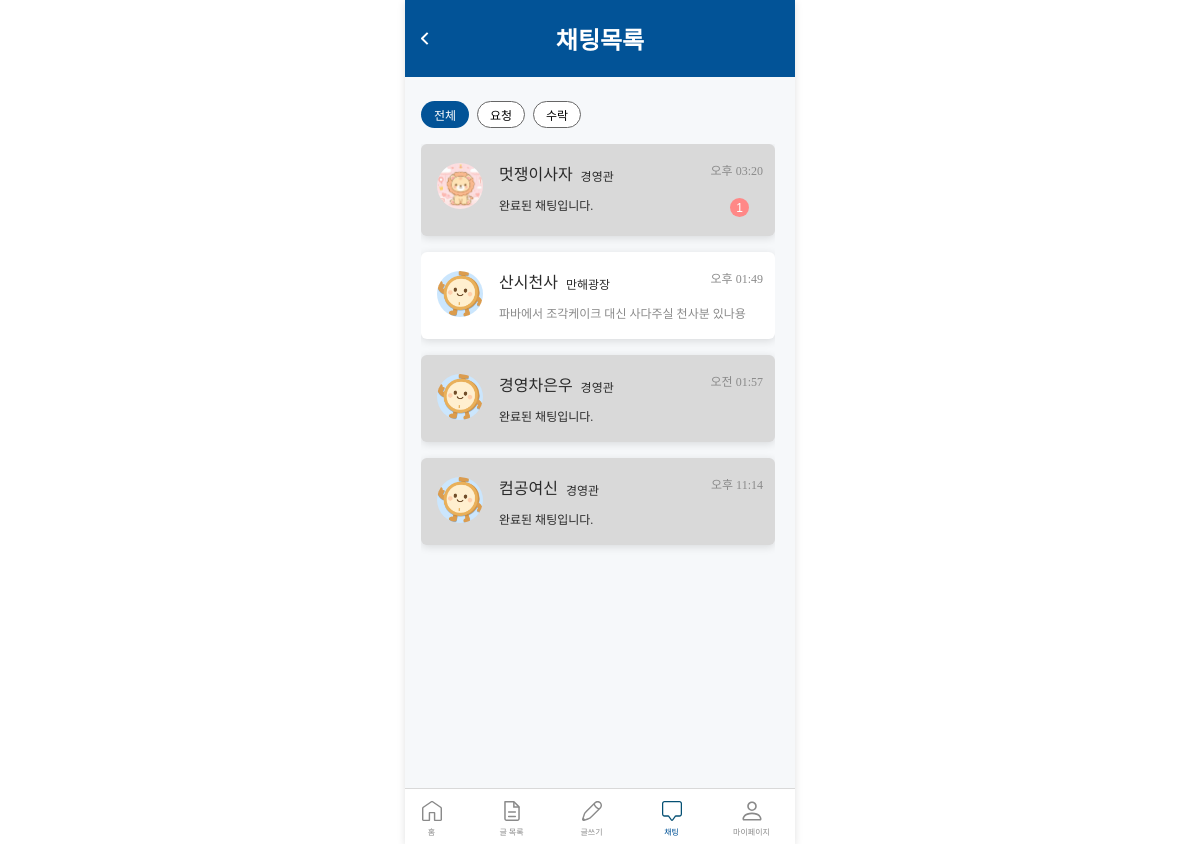
The page /chats/list/ (signed in) on the database its author committed.
### posts/models.py (models this page shows)
class ChatRoom(models.Model):
     post = models.ForeignKey(Post, on_delete=models.CASCADE)
     master = models.ForeignKey(Profile, on_delete=models.CASCADE, related_name='chat_master')
     helper = models.ForeignKey(Profile, on_delete=models.CASCADE, related_name='chat_helper')

class Post(models.Model):
     title = models.CharField(max_length=100)
     content = models.TextField()
     building = models.ForeignKey(Building, on_delete=models.CASCADE)
     amounts = models.IntegerField()
     deadline = models.DateTimeField()
     status = models.CharField(max_length=20, choices=[
          ('waiting', '헬퍼찾는중'),
          ('chatting', '채팅중'),
          ('in_progress', '거래중'),
          ('task_completed', '수행 완료'),
          ('done', '거래완료'),
     ])
     saved_count = models.IntegerField(default=0)
     master = models.ForeignKey(Profile, on_delete=models.CASCADE, related_name='master_posts')
     helper = models.ForeignKey(Profile, on_delete=models.CASCADE, related_name='helper_posts', null=True, blank=True)
     university = models.ForeignKey(University, on_delete=models.CASCADE)
     timestamp = models.DateTimeField(auto_now_add=True)
     burning = models.IntegerField(choices=[(0, 'default'), (1, 'burning')], default=0)
     private_info = models.TextField(blank=True, null=True)
     transaction_started_at = models.DateTimeField(null=True, blank=True)
     task_completed_at = models.DateTimeField(null=True, blank=True)
     transaction_finished_at = models.DateTimeField(null=True, blank=True)

class Comment(models.Model):
     content = models.TextField()
     image = models.ImageField(upload_to='chat_imgs/', blank=True, null=True)
     timestamp = models.DateTimeField(auto_now_add=True)
     chatroom = models.ForeignKey(ChatRoom, on_delete=models.CASCADE)
     writer = models.ForeignKey(Profile, on_delete=models.CASCADE, null=True, blank=True)
     is_system = models.BooleanField(default=False)

### accounts/models.py (models this page shows, shortened)
class Profile(models.Model):
    user = models.OneToOneField(User, on_delete=models.CASCADE)
    phone_number = models.CharField(max_length=20, blank=True, null=True)
    nickname = models.CharField(max_length=30, blank=True, null=True)
    email = models.CharField(max_length=255, blank=True, null=True)
    time_balance = models.IntegerField(default=0)
    time_tip = models.IntegerField(default=0)
    followings = models.TextField(blank=True, null=True)
    university = models.ForeignKey(University, on_delete=models.CASCADE, null=True, blank=True)
    name = models.CharField(max_length=20, blank=True, null=True)
    image = models.ImageField(upload_to="prof_img/", blank=True, null=True)
    available_time = models.IntegerField(default=0)  # 임시 예약 시간

### main/models.py (models this page shows)
class Building(models.Model):
    name = models.CharField(max_length=100)
    university = models.ForeignKey(University, on_delete=models.CASCADE)

### chats/views.py (the view)
# urls.py: path('list/', chat_list, name='chat_list'),
@login_required
def chat_list(request):
    user_profile = request.user.profile
    filter_type = request.GET.get('filter', 'all')
    if filter_type == 'master':
        chatrooms = ChatRoom.objects.filter(master=user_profile)
    elif filter_type == 'helper':
        chatrooms = ChatRoom.objects.filter(helper=user_profile)
    else:
        chatrooms = ChatRoom.objects.filter(Q(master=user_profile) | Q(helper=user_profile))
    chat_list = []
    for chatroom in chatrooms:
        read_status, created = ChatRoomReadStatus.objects.get_or_create(chatroom=chatroom, user=user_profile)
        unread_count = Comment.objects.filter(
            chatroom=chatroom,
            timestamp__gt=read_status.last_read_at
        ).count()
        opponent = chatroom.helper if chatroom.master == user_profile else chatroom.master
        last_comment = Comment.objects.filter(chatroom=chatroom).order_by('-timestamp').first()
        if last_comment:
            last_chat_time = last_comment.timestamp
        else:
            last_chat_time = chatroom.post.timestamp
        chat_list.append({
            'chatroom': chatroom,
            'unread': unread_count,
            'opponent': opponent,
            'last_chat_time': last_chat_time,
        })
    chat_list_sorted = sorted(chat_list, key=lambda x: x['last_chat_time'], reverse=True)
    return render(request, 'chats/chat_list.html', {
    'chat_list': chat_list_sorted,
    'me': user_profile,
    'filter_type': filter_type,
    'show_navbar': True
    })

### chats/templates/chats/chat_list.html (shortened to what this page needs)
{% extends 'base.html' %} {% load static %} {% block content %}
<link rel="stylesheet" href="{% static 'css/chat_list.css' %}" />
<link rel="stylesheet" href="{% static 'css/reset.css' %}">
<div class="container_sw">
    <div class="pageAlignChatlist_sw">
        <div class="headerFrameChatlist_sw">
            <a href="{% url 'main:home' %}">
                <button class="backiconChatlist_sw">
                    <img src="{% static 'images/backicon.svg' %}" alt="뒤로가기아이콘">
                </button>
            </a>
            <div class="headerTitleChatlist_sw">
                <div class="headerTextChatlist_sw">채팅목록</div>
            </div>
        </div>
        <div class="listFrameChatlist_sw">
            <div class="categoriesFrameChatlist_sw">
                <a href="?filter=all" class="
                {% if filter_type == 'all' %}
                    usedFilterBtnChatlist_sw
                {% else %}
                    unusedfilterBtnChatlist_sw
                {% endif %}">
                    전체
                </a>
                <a href="?filter=master" class="
                {% if filter_type == 'master' %}
                    usedFilterBtnChatlist_sw
                {% else %}
                    unusedfilterBtnChatlist_sw
                {% endif %}">
                    요청
                </a>
                <a href="?filter=helper" class="
                {% if filter_type == 'helper' %}
                    usedFilterBtnChatlist_sw
                {% else %}
                    unusedfilterBtnChatlist_sw
                {% endif %}">
                    수락
                </a>
            </div>
            <div class="chatroomFrameChatlist_sw">
                {% for item in chat_list%}
                <a href="{% url 'chats:chat_room' item.chatroom.id %}" class="chatroomChatlist_sw
                {% if item.chatroom.post.status == 'done' %} chatroomChatlistDone_sw{% endif %}">
                    {% if item.opponent.image %}
                    <img class="chatroomProfileChatlist_sw" src="{{item.opponent.image.url}}" alt="상대프로필사진">
                    {%else%}
                    <img src="{% static 'images/post-list-default.png' %}" class="chatroomProfileChatlist_sw"
                        alt="기본프로필사진">
                    {% endif %}
                    <div class="textBoxChatlist_sw">
                        <div class="textWrapperChatlist_sw">
                            <div class="tempWrapperChatlist_Sw">
                                <div class="opponentNameChatlist_sw">{{ item.opponent.nickname }}</div>
                                <div class="buildingChatlist_sw">{{ item.chatroom.post.building.name }}</div>
                            </div>
                            <div class="titleChatlist_sw">{{item.last_chat_time|date:"A h:i"}}</div>
                        </div>
                        <div class="smallTextWrapperChatlist">
                            {% if item.chatroom.post.status == 'done'%}
                            <div class="doneChatlist_sw">완료된 채팅입니다.</div>
                            {% else %}
                            <div class="titleChatlist_sw">{{ item.chatroom.post.title }}</div>
                            {% endif %}
                            {% if item.unread %}
                            <div class="unreadCountChatlist_sw">{{item.unread}}</div>
                            {% endif %}
                        </div>
                    </div>
                </a>
                {% endfor %}
            </div>
        </div>
    </div>
</div>
{% endblock %}

### project/static/css/chat_list.css (style rules this page uses)
button { cursor: pointer; }
.pageAlignChatlist_sw { width: 390px; height: 844px; display: flex; margin: 0 auto; flex-direction: column; align-items: center; background: #F6F8FA; }
.headerFrameChatlist_sw { display: flex; width: 390px; height: 77px; padding: 24px 16px; margin-bottom: 24px; justify-content: space-between; align-items: center; position: relative; background: #025397; }
.backiconChatlist_sw { display: flex; justify-content: center; align-items: center; width: 7.364px; height: 12.728px; flex-shrink: 0; aspect-ratio: 7.36/12.73; }
.headerTitleChatlist_sw { display: flex; flex-direction: row; justify-content: space-between; position: absolute; left: 50%; transform: translateX(-50%); }
.headerTextChatlist_sw { color: #FFF; text-align: center; font-family: Pretendard; font-size: 24px; font-style: normal; font-weight: 700; line-height: normal; }
.listFrameChatlist_sw { display: flex; width: 358px; flex-direction: column; align-items: flex-start; gap: 16px; }
.categoriesFrameChatlist_sw { height: 27px; width: 160px; display: flex; flex-direction: row; gap: 8px; }
.usedFilterBtnChatlist_sw { width: 48px; height: 27px; padding: 8px; display: flex; justify-content: center; align-items: center; border-radius: 50px; background: #025397; color: #FFF; font-family: "Pretendard Variable"; font-size: 12px; font-style: normal; font-weight: 400; line-height: normal; }
.unusedfilterBtnChatlist_sw { width: 48px; height: 27px; padding: 8px; display: flex; justify-content: center; align-items: center; border-radius: 50px; border: 0.5px solid #666; background: #FFF; font-family: "Pretendard Variable"; font-size: 12px; font-style: normal; font-weight: 400; line-height: normal; }
.chatroomFrameChatlist_sw { height: 650px; display: flex; flex-direction: column; gap: 16px; overflow-y: auto; overflow-x: hidden; padding-bottom: 16px; }
.container_sw { width: 100%; height: 100%; }
.chatroomChatlist_sw { display: flex; padding: 19px 16px; position: relative; min-height: 84px; width: 354px; flex-direction: row; gap: 16px; border-radius: 6px; background: #FFF; box-shadow: 0px 2px 8px 0px rgba(0, 0, 0, 0.12); }
.chatroomChatlist_sw.chatroomChatlistDone_sw { display: flex; padding: 19px 16px; position: relative; min-height: 84px; width: 354px; flex-direction: row; gap: 16px; border-radius: 6px; box-shadow: 0px 2px 8px 0px rgba(0, 0, 0, 0.12); background-color: #D9D9D9; }
.chatroomProfileChatlist_sw { width: 46px; height: 46px; border-radius: 999px; }
.textBoxChatlist_sw { display: flex; flex-direction: column; gap: 16px; }
.textWrapperChatlist_sw { width: 264px; height: 19px; display: flex; flex-direction: row; align-items: center; justify-content: space-between; }
.opponentNameChatlist_sw { display: flex; flex-direction: column; justify-content: flex-end; color: #2A2A2A; font-family: Pretendard; font-size: 16px; font-style: normal; font-weight: 500; line-height: normal; }
.buildingChatlist_sw { display: flex; flex-direction: column; justify-content: flex-end; color: #2A2A2A; font-family: Pretendard; font-size: 12px; font-style: normal; font-weight: 400; line-height: normal; }
.smallTextWrapperChatlist { width: 250px; display: flex; flex-direction: row; justify-content: space-between; }
.tempWrapperChatlist_Sw { display: flex; flex-direction: row; gap: 8px; justify-content: flex-end; }
.titleChatlist_sw { display: flex; height: 14px; flex-direction: column; justify-content: center; align-items: center; align-self: stretch; color: #8A8A8A; font-family: "Pretendard Variable"; font-size: 12px; font-style: normal; font-weight: 400; line-height: normal; }
.doneChatlist_sw { display: flex; height: 14px; flex-direction: column; justify-content: center; align-self: stretch; color: #2A2A2A; font-family: "Pretendard Variable"; font-size: 12px; font-style: normal; font-weight: 400; line-height: normal; }
.unreadCountChatlist_sw { display: flex; justify-content: center; align-items: center; color: white; font-size: 12px; width: 19px; height: 19px; background-color: #FF8887; border-radius: 999px; }

### rows shown on the page
ChatRoom: opponent.image (picture), opponent.nickname "멋쟁이사자", chatroom.post.building.name "경영관", last_chat_time "오후 03:20", shows "완료된 채팅입니다.", unread "1"
ChatRoom: opponent.nickname "산시천사", chatroom.post.building.name "만해광장", last_chat_time "오후 01:49", chatroom.post "파바에서 조각케이크 대신 사다주실 천사분 있나용"
ChatRoom: opponent.nickname "경영차은우", chatroom.post.building.name "경영관", last_chat_time "오전 01:57", shows "완료된 채팅입니다."
ChatRoom: opponent.nickname "컴공여신", chatroom.post.building.name "경영관", last_chat_time "오후 11:14", shows "완료된 채팅입니다."
